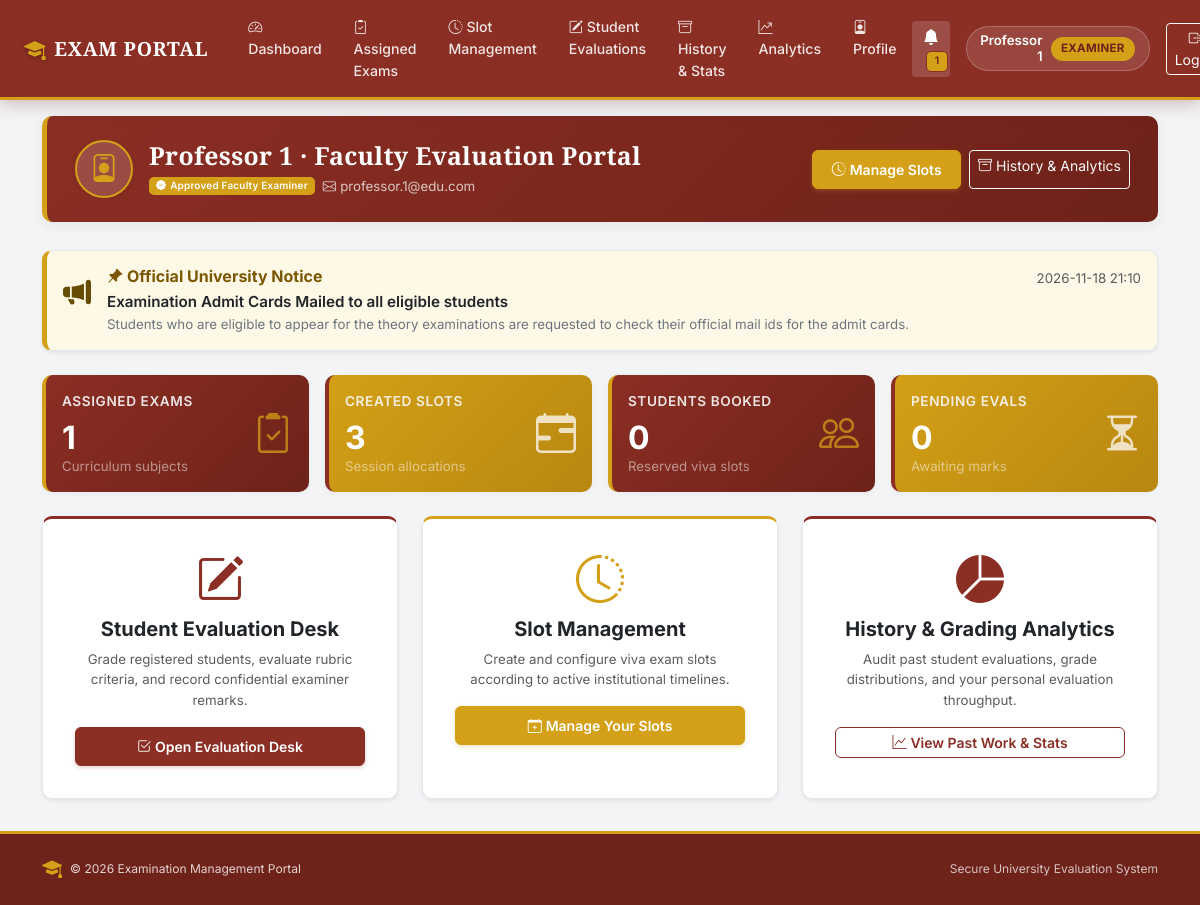
Page /examiner_dashboard (signed in) on the committed database.
### models.py (models this page shows, shortened)
class BaseModel(db.Model):
    __abstract__ = True

class User(BaseModel):
    id = db.Column(db.Integer, primary_key=True)
    name = db.Column(db.String(100), nullable=False)
    email = db.Column(db.String(100), unique=True, nullable=False)
    password_hash = db.Column(db.String(200), nullable=False)
    role = db.Column(db.String(20), nullable=False)
    is_approved = db.Column(db.Boolean, default=False)
    is_active = db.Column(db.Boolean, default=True)

class Announcement(BaseModel):
    id = db.Column(db.Integer, primary_key=True)
    title = db.Column(db.String(200), nullable=False)
    content = db.Column(db.Text, nullable=False)
    target_role = db.Column(db.String(50), default="All")
    event_date = db.Column(db.String(30))
    created_at = db.Column(db.String(30), default=lambda: datetime.now().strftime("%Y-%m-%d %H:%M"))

### routes/examiner.py (the view)
@role_required("Examiner")
def examiner_dashboard():
    examiner_id = session["user_id"]
    slots = ExaminationSlot.query.filter_by(examiner_id=examiner_id).all()
    assigned_exams = {s.examination_id for s in slots}
    total_slots = len(slots)
    booking_count = sum(Booking.query.filter_by(slot_id=s.id, status="Booked").count() for s in slots)
    pending_evals = 0
    for s in slots:
        for b in Booking.query.filter_by(slot_id=s.id, status="Booked").all():
            ev = Evaluation.query.filter_by(booking_id=b.id).first()
            if not ev or ev.status == "Pending":
                pending_evals += 1
    announcements = Announcement.query.filter(
        or_(Announcement.target_role == "All", Announcement.target_role == "Examiner")
    ).order_by(Announcement.id.desc()).limit(3).all()
    examiner = db.session.get(User, examiner_id) if hasattr(db.session, "get") else User.query.get(examiner_id)
    return render_template(
        "examiner_dashboard.html",
        examiner=examiner,
        total_examinations=len(assigned_exams),
        total_slots=total_slots,
        total_bookings=booking_count,
        pending_evaluations=pending_evals,
        announcements=announcements
    )

### templates/examiner_dashboard.html (shortened to what this page needs)
{% extends "base.html" %}
{% block content %}
<div class="container my-3">
    <div class="erp-header">
        <div class="d-flex justify-content-between align-items-center flex-wrap gap-3">
            <div class="d-flex align-items-center gap-3">
                <div class="rounded-circle d-flex align-items-center justify-content-center shadow-sm" style="width: 58px; height: 58px; background-color: rgba(255,255,255,0.15); border: 2px solid var(--gold);">
                    <i class="bi bi-person-badge text-gold fs-3"></i>
                </div>
                <div>
                    <h2>{{ examiner.name }} &middot; Faculty Evaluation Portal</h2>
                    <div class="d-flex flex-wrap gap-2 align-items-center small mt-1">
                        <span class="badge bg-gold text-dark"><i class="bi bi-patch-check-fill me-1"></i>Approved Faculty Examiner</span>
                        <span class="text-light opacity-75"><i class="bi bi-envelope me-1"></i>{{ examiner.email }}</span>
                    </div>
                </div>
            </div>
            <div class="d-flex gap-2">
                <a href="{{ url_for('examiner_slots') }}" class="btn btn-gold btn-sm">
                    <i class="bi bi-clock-history me-1"></i>Manage Slots
                </a>
                <a href="{{ url_for('examiner_history') }}" class="btn btn-outline-light btn-sm">
                    <i class="bi bi-archive me-1"></i>History &amp; Analytics
                </a>
            </div>
        </div>
    </div>
    {% if announcements %}
    <div class="card mb-4 shadow-sm" style="border-left: 5px solid var(--gold); background-color: var(--gold-light);">
        <div class="card-body p-3">
            <div class="d-flex align-items-start gap-3">
                <i class="bi bi-megaphone-fill fs-3 text-warning-emphasis mt-1"></i>
                <div class="flex-grow-1">
                    <div class="d-flex justify-content-between align-items-center flex-wrap">
                        <h6 class="fw-bold mb-1" style="color: #7A5700;"><i class="bi bi-pin-angle-fill me-1"></i>Official University Notice</h6>
                        <span class="text-muted small">{{ announcements[0].created_at }}</span>
                    </div>
                    <div class="fw-semibold text-dark">{{ announcements[0].title }}</div>
                    <p class="small text-secondary mb-0">{{ announcements[0].content }}</p>
                </div>
            </div>
        </div>
    </div>
    {% endif %}
    <div class="row g-3 mb-4">
        <div class="col-md-3 col-sm-6">
            <div class="card stat-card stat-card-maroon h-100">
                <div class="card-body p-3 d-flex justify-content-between align-items-center">
                    <div>
                        <div class="card-title text-light">Assigned Exams</div>
                        <div class="stat-value">{{ total_examinations }}</div>
                        <div class="small text-white-50">Curriculum subjects</div>
                    </div>
                    <i class="bi bi-clipboard2-check fs-1 text-gold opacity-75"></i>
                </div>
            </div>
        </div>
        <div class="col-md-3 col-sm-6">
            <div class="card stat-card stat-card-gold h-100">
                <div class="card-body p-3 d-flex justify-content-between align-items-center">
                    <div>
                        <div class="card-title text-light">Created Slots</div>
                        <div class="stat-value">{{ total_slots }}</div>
                        <div class="small text-white-50">Session allocations</div>
                    </div>
                    <i class="bi bi-calendar-range fs-1 text-white opacity-75"></i>
                </div>
            </div>
        </div>
        <div class="col-md-3 col-sm-6">
            <div class="card stat-card stat-card-maroon h-100">
                <div class="card-body p-3 d-flex justify-content-between align-items-center">
                    <div>
                        <div class="card-title text-light">Students Booked</div>
                        <div class="stat-value">{{ total_bookings }}</div>
                        <div class="small text-white-50">Reserved viva slots</div>
                    </div>
                    <i class="bi bi-people fs-1 text-gold opacity-75"></i>
                </div>
            </div>
        </div>
        <div class="col-md-3 col-sm-6">
            <div class="card stat-card stat-card-gold h-100">
                <div class="card-body p-3 d-flex justify-content-between align-items-center">
                    <div>
                        <div class="card-title text-light">Pending Evals</div>
                        <div class="stat-value">{{ pending_evaluations }}</div>
                        <div class="small text-white-50">Awaiting marks</div>
                    </div>
                    <i class="bi bi-hourglass-split fs-1 text-white opacity-75"></i>
                </div>
            </div>
        </div>
    </div>
    <div class="row g-4">
        <div class="col-md-4">
            <div class="card shadow-sm h-100 text-center p-3" style="border-top: 3.5px solid var(--maroon);">
                <div class="card-body">
                    <i class="bi bi-pencil-square display-5 text-maroon mb-2 d-block"></i>
                    <h5 class="fw-bold text-dark mb-2">Student Evaluation Desk</h5>
                    <p class="small text-muted mb-3">Grade registered students, evaluate rubric criteria, and record confidential examiner remarks.</p>
                    <a href="{{ url_for('examiner_bookings') }}" class="btn btn-primary btn-sm w-100">
                        <i class="bi bi-check2-square me-1"></i>Open Evaluation Desk
                    </a>
                </div>
            </div>
        </div>
        <div class="col-md-4">
            <div class="card shadow-sm h-100 text-center p-3" style="border-top: 3.5px solid var(--gold);">
                <div class="card-body">
                    <i class="bi bi-clock-history display-5 text-gold mb-2 d-block"></i>
                    <h5 class="fw-bold text-dark mb-2">Slot Management</h5>
                    <p class="small text-muted mb-3">Create and configure viva exam slots according to active institutional timelines.</p>
                    <a href="{{ url_for('examiner_slots') }}" class="btn btn-gold btn-sm w-100">
                        <i class="bi bi-calendar-plus me-1"></i>Manage Your Slots
                    </a>
                </div>
            </div>
        </div>
        <div class="col-md-4">
            <div class="card shadow-sm h-100 text-center p-3" style="border-top: 3.5px solid var(--maroon);">
                <div class="card-body">
                    <i class="bi bi-pie-chart-fill display-5 text-maroon mb-2 d-block"></i>
                    <h5 class="fw-bold text-dark mb-2">History &amp; Grading Analytics</h5>
                    <p class="small text-muted mb-3">Audit past student evaluations, grade distributions, and your personal evaluation throughput.</p>
                    <a href="{{ url_for('examiner_history') }}" class="btn btn-outline-primary btn-sm w-100">
                        <i class="bi bi-graph-up me-1"></i>View Past Work &amp; Stats
                    </a>
                </div>
            </div>
        </div>
    </div>
</div>
{% endblock %}

### templates/base.html (shortened to what this page needs)
<!DOCTYPE html>
<html lang="en">
<head>
    <link href="https://cdn.jsdelivr.net/npm/bootstrap@5.3.3/dist/css/bootstrap.min.css" rel="stylesheet">
    <link href="https://cdn.jsdelivr.net/npm/bootstrap-icons@1.11.3/font/bootstrap-icons.min.css" rel="stylesheet">
</head>
<body>
    <nav class="navbar navbar-expand-xl navbar-custom fixed-top">
        <div class="container-fluid px-3 px-lg-4">
            <a class="navbar-brand" href="{% if session.get('user_role') == 'Admin' %}{{ url_for('admin_dashboard') }}{% elif session.get('user_role') == 'Examiner' %}{{ url_for('examiner_dashboard') }}{% elif session.get('user_role') == 'Student' %}{{ url_for('student_dashboard') }}{% else %}{{ url_for('login') }}{% endif %}">
                <i class="bi bi-mortarboard-fill brand-crest"></i>
                <span>EXAM PORTAL</span>
            </a>
            <div class="collapse navbar-collapse" id="navbarNav">
                <ul class="navbar-nav me-auto mb-2 mb-xl-0 ms-xl-2">
                    {% if session.get("user_role") == "Admin" %}
                        <li class="nav-item">
                            <a class="nav-link" href="{{ url_for('admin_dashboard') }}"><i class="bi bi-speedometer2 me-1"></i>Dashboard</a>
                        </li>
                        <li class="nav-item">
                            <a class="nav-link" href="{{ url_for('courses') }}"><i class="bi bi-book me-1"></i>Courses</a>
                        </li>
                        <li class="nav-item">
                            <a class="nav-link" href="{{ url_for('examinations') }}"><i class="bi bi-clipboard2-check me-1"></i>Examinations</a>
                        </li>
                        <li class="nav-item">
                            <a class="nav-link" href="{{ url_for('admin_slots') }}"><i class="bi bi-calendar-range me-1"></i>Slots</a>
                        </li>
                        <li class="nav-item">
                            <a class="nav-link" href="{{ url_for('admin_bookings') }}"><i class="bi bi-journal-bookmark me-1"></i>Bookings</a>
                        </li>
                        <li class="nav-item">
                            <a class="nav-link" href="{{ url_for('admin_users') }}"><i class="bi bi-people me-1"></i>Students &amp; Users</a>
                        </li>
                        <li class="nav-item">
                            <a class="nav-link" href="{{ url_for('admin_examiner_analytics') }}"><i class="bi bi-person-check me-1"></i>Examiner Tracking</a>
                        </li>
                        <li class="nav-item">
                            <a class="nav-link" href="{{ url_for('performance_analytics') }}"><i class="bi bi-graph-up-arrow me-1"></i>Analytics</a>
                        </li>
                        <li class="nav-item">
                            <a class="nav-link" href="{{ url_for('admin_announcements') }}"><i class="bi bi-megaphone me-1"></i>Announcements</a>
                        </li>
                    {% elif session.get("user_role") == "Examiner" %}
                        <li class="nav-item">
                            <a class="nav-link" href="{{ url_for('examiner_dashboard') }}"><i class="bi bi-speedometer2 me-1"></i>Dashboard</a>
                        </li>
                        <li class="nav-item">
                            <a class="nav-link" href="{{ url_for('examiner_examinations') }}"><i class="bi bi-clipboard2-check me-1"></i>Assigned Exams</a>
                        </li>
                        <li class="nav-item">
                            <a class="nav-link" href="{{ url_for('examiner_slots') }}"><i class="bi bi-clock-history me-1"></i>Slot Management</a>
                        </li>
                        <li class="nav-item">
                            <a class="nav-link" href="{{ url_for('examiner_bookings') }}"><i class="bi bi-pencil-square me-1"></i>Student Evaluations</a>
                        </li>
                        <li class="nav-item">
                            <a class="nav-link" href="{{ url_for('examiner_history') }}"><i class="bi bi-archive me-1"></i>History &amp; Stats</a>
                        </li>
                        <li class="nav-item">
                            <a class="nav-link" href="{{ url_for('performance_analytics') }}"><i class="bi bi-graph-up-arrow me-1"></i>Analytics</a>
                        </li>
                        <li class="nav-item">
                            <a class="nav-link" href="{{ url_for('examiner_profile') }}"><i class="bi bi-person-badge me-1"></i>Profile</a>
                        </li>
                    {% endif %}
                </ul>
                {% if session.get("user_id") %}
                    <div class="d-flex align-items-center gap-3 mt-2 mt-xl-0">
                        <a href="{{ url_for('notifications') }}" class="btn btn-sm position-relative text-white border-0" style="background: rgba(255,255,255,0.15);" title="Notification Centre">
                            <i class="bi bi-bell-fill fs-6"></i>
                            {% if unread_notifications_count and unread_notifications_count > 0 %}
                                <span class="badge badge-notification">{{ unread_notifications_count }}</span>
                            {% endif %}
                        </a>
                        <div class="user-pill text-white d-none d-md-flex">
                            <div class="text-end">
                                <div class="fw-semibold small" style="line-height: 1.2;">{{ session.get("user_name") }}</div>
                            </div>
                            <span class="role-badge-nav">{{ session.get("user_role") }}</span>
                        </div>
                        <a href="{{ url_for('logout') }}" class="btn btn-sm btn-outline-light" title="Log out of system">
                            <i class="bi bi-box-arrow-right me-1"></i>Logout
                        </a>
                    </div>
                {% else %}
                    <div class="d-flex gap-2">
                        <a href="{{ url_for('login') }}" class="btn btn-sm btn-outline-light">Login</a>
                        <a href="{{ url_for('register') }}" class="btn btn-sm btn-gold">Student Register</a>
                    </div>
                {% endif %}
            </div>
        </div>
    </nav>
    <main class="py-3">
        {% block content %}{% endblock %}
    </main>
    <footer class="text-center no-print">
        <div class="container">
            <div class="d-flex justify-content-between align-items-center flex-wrap gap-2 small">
                <div class="d-flex align-items-center gap-2">
                    <i class="bi bi-mortarboard-fill text-gold fs-5"></i>
                    <span>&copy; {{ 2026 }} Examination Management Portal</span>
                </div>
                <div>
                    <span class="text-light opacity-75">Secure University Evaluation System</span>
                </div>
            </div>
        </div>
    </footer>
</body>
</html>

### rows in the picture
User: get "Professor 1", name "Professor 1", email "professor.1@edu.com"
Announcement: created_at "2026-11-18 21:10", title "Examination Admit Cards Mailed to all eligible students", content "Students who are eligible to appear for the theory examinations are requested to check their official mail ids for the admit cards."

### other values in the picture
{{ unread_notifications_count }} "1"
{{ session.get("user_role") }} "EXAMINER"
{{ total_examinations }} "1"
{{ total_slots }} "3"
{{ total_bookings }} "0"
{{ pending_evaluations }} "0"
{{ 2026 }} "2026"
